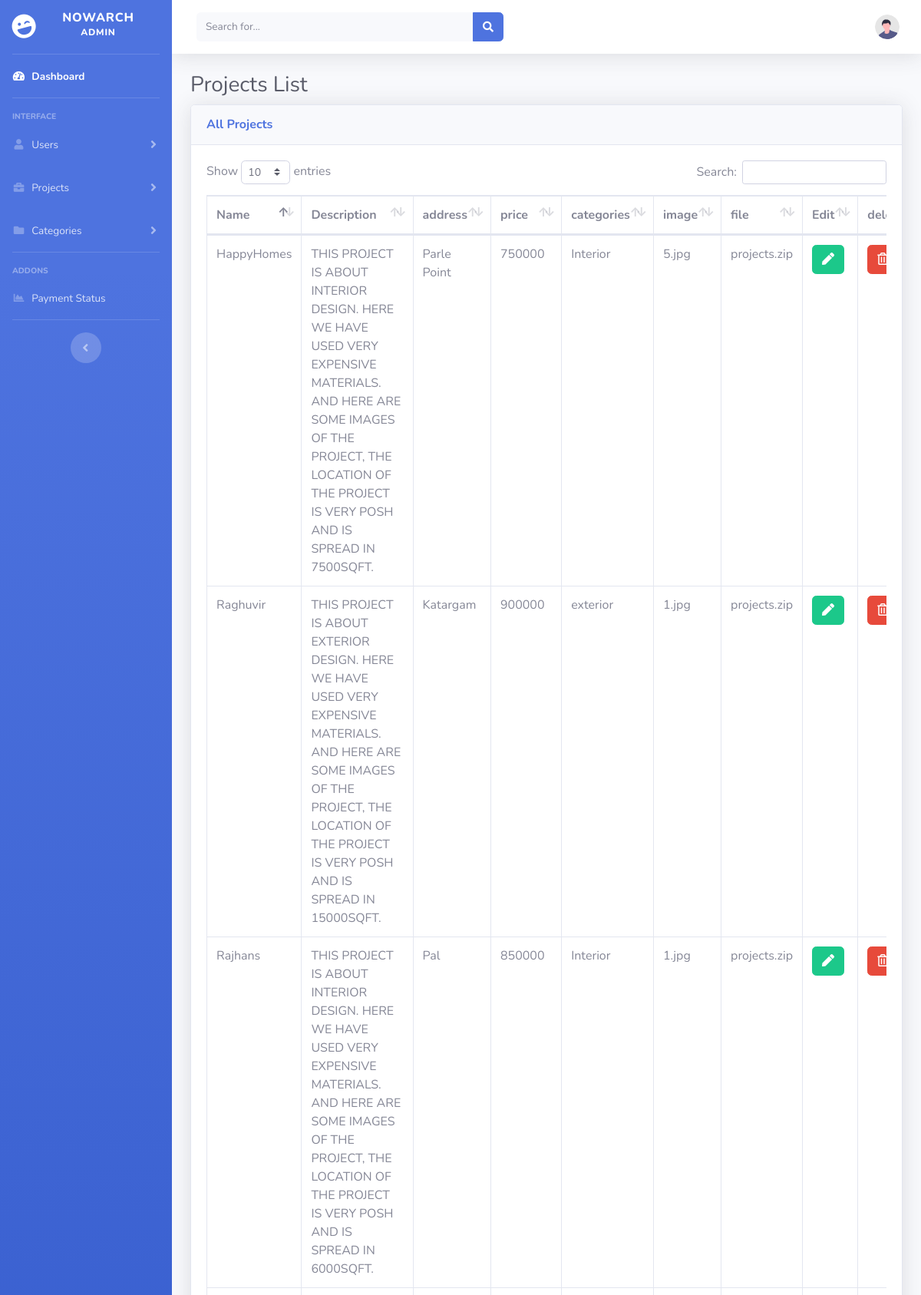
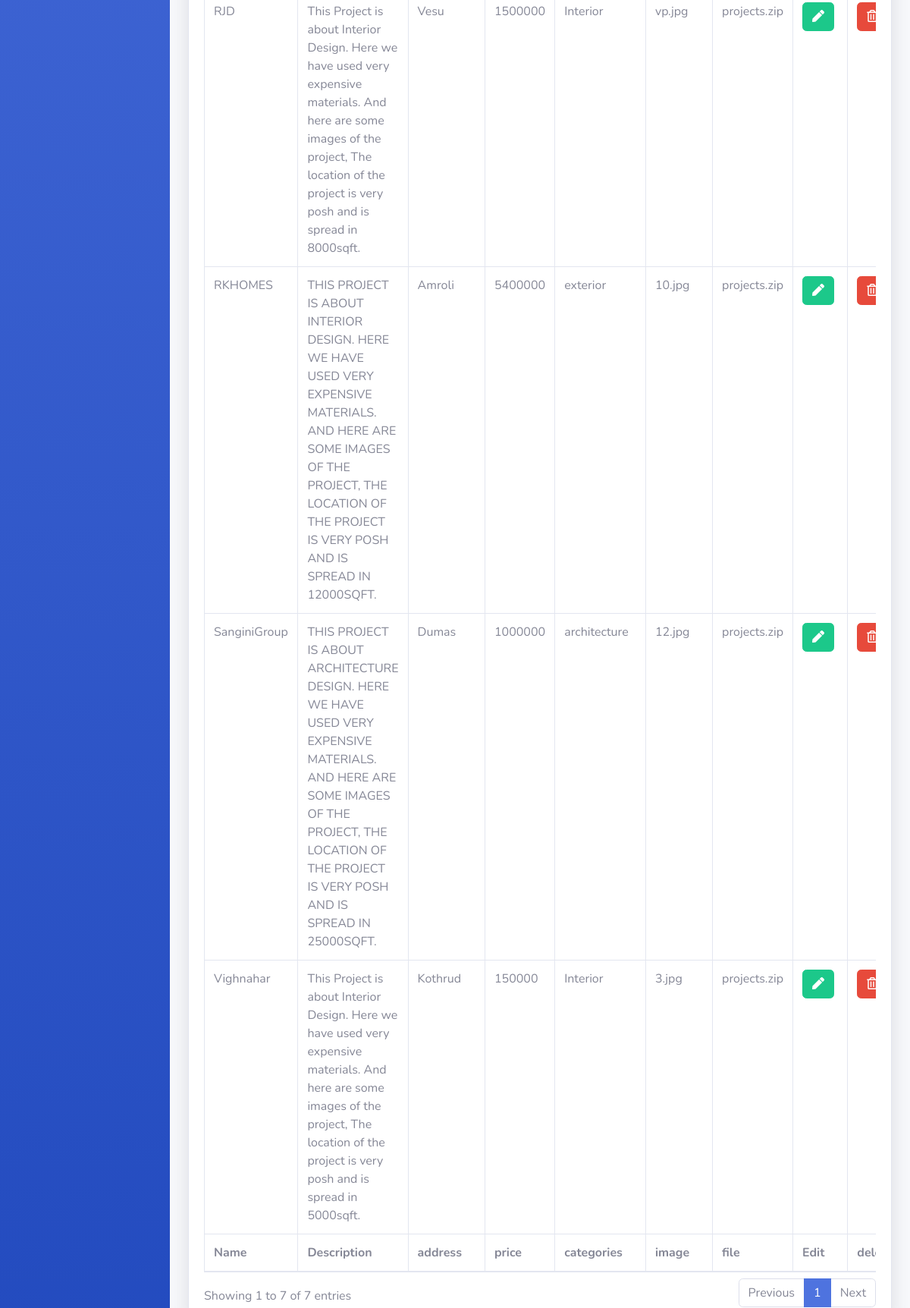
The app's page /admin/projects.php (upper part) with its own data (2 pictures, top to bottom).
### tables this page shows
CREATE TABLE `project` (
  `pid` int(11) NOT NULL,
  `pname` varchar(150) NOT NULL,
  `des` varchar(500) NOT NULL,
  `address` varchar(100) NOT NULL,
  `img` varchar(255) NOT NULL,
  `price` varchar(100) NOT NULL,
  `cid` int(11) NOT NULL,
  `file` varchar(1000) NOT NULL
);

CREATE TABLE `categories` (
  `cid` int(11) NOT NULL,
  `cname` varchar(50) NOT NULL
);

### admin/projects.php (the view, shortened to what this page needs)
<?php
    include('includes/header.php');
    include('includes/navbar.php');
	include('includes/menu.php');
    $connection = mysqli_connect("localhost","root","","arch");
	$query = "SELECT * FROM project p";
	$query_run = mysqli_query($connection,$query);
?>
<div class="container-fluid">
<h1 class="h3 mb-2 text-gray-800">Projects List</h1>
<div class="card shadow mb-4">
    <div class="card-header py-3">
        <h6 class="m-0 font-weight-bold text-primary">All Projects</h6>
    </div>
    <div class="card-body">
        <div class="table-responsive">
            <table class="table table-bordered" id="dataTable" width="100%" cellspacing="0">
                <thead>
                    <tr>
                        <th>Name</th>
                        <th>Description</th>
                        <th>address</th>
                        <th>price</th>
                        <th>categories</th>
                        <th>image</th>
                        <th>file</th>
                        <th>Edit</th>
                        <th>delete</th>
                    </tr>
                </thead>
                <tfoot>
                    <tr>
                        <th>Name</th>
                        <th>Description</th>
                        <th>address</th>
                        <th>price</th>
                        <th>categories</th>
                        <th>image</th>
                        <th>file</th>
                        <th>Edit</th>
                        <th>delete</th>
                    </tr>
                </tfoot>
                <tbody>
                <?php
				if(mysqli_num_rows($query_run)>0)
				{
					while($row = mysqli_fetch_assoc($query_run))
					{
                        $q = "SELECT * FROM project p, categories c where c.cid=p.cid and p.pid=".$row['pid'];
	                    $qrun = mysqli_query($connection,$q);
                        $r = mysqli_fetch_assoc($qrun)
						?>
							<tr>
							<td><?php echo $row ['pname'] ?> </td>
    						<td><?php echo $row ['des'] ?> </td>
							<td><?php echo $row ['address'] ?> </td>
                            <td><?php echo $row ['price'] ?> </td>
                            <td><?php echo $r ['cname'] ?> </td>
    						<td><?php echo $row ['img'] ?> </td>
							<td><?php echo $row ['file'] ?> </td>
                            <td>
								<form action="editproject.php" method="POST">
								<button  type="submit" name="edit_btn" class="btn btn-success">
								<i class="fa fa-pen"> </i></button>
								</form>
							</td>
							<td>
								<form action="deleteproject.php"method="post">
								<button type="submit" name="delete_btn" class="btn btn-danger">
								<i class="far fa-trash-alt"> </i></button>
								</form>
							</td>
                            </tr>
                        <?php
                    }
                }
                ?>
                </tbody>
            </table>
        </div>
    </div>
</div>
</div>
</div>
<?php
    include('includes/scripts.php');
?>

### records on screen
project: pname "Vighnahar", des "This Project is about Interior Design. Here we have used very expensive materials. And here are some images of the project, The location of the project is very posh and is spread in 5000sqft.", address "Kothrud", price "150000", cid.cname "Interior", img "3.jpg", file "projects.zip"
project: pname "RJD", des "This Project is about Interior Design. Here we have used very expensive materials. And here are some images of the project, The location of the project is very posh and is spread in 8000sqft.", address "Vesu", price "1500000", cid.cname "Interior", img "vp.jpg", file "projects.zip"
project: pname "HappyHomes", des "THIS PROJECT IS ABOUT INTERIOR DESIGN. HERE WE HAVE USED VERY EXPENSIVE MATERIALS. AND HERE ARE SOME IMAGES OF THE PROJECT, THE LOCATION OF THE PROJECT IS VERY POSH AND IS SPREAD IN 7500SQFT.", address "Parle Point", price "750000", cid.cname "Interior", img "5.jpg", file "projects.zip"
project: pname "Rajhans", des "THIS PROJECT IS ABOUT INTERIOR DESIGN. HERE WE HAVE USED VERY EXPENSIVE MATERIALS. AND HERE ARE SOME IMAGES OF THE PROJECT, THE LOCATION OF THE PROJECT IS VERY POSH AND IS SPREAD IN 6000SQFT.", address "Pal", price "850000", cid.cname "Interior", img "1.jpg", file "projects.zip"
project: pname "RKHOMES", des "THIS PROJECT IS ABOUT INTERIOR DESIGN. HERE WE HAVE USED VERY EXPENSIVE MATERIALS. AND HERE ARE SOME IMAGES OF THE PROJECT, THE LOCATION OF THE PROJECT IS VERY POSH AND IS SPREAD IN 12000SQFT.", address "Amroli", price "5400000", cid.cname "exterior", img "10.jpg", file "projects.zip"
project: pname "Raghuvir", des "THIS PROJECT IS ABOUT EXTERIOR DESIGN. HERE WE HAVE USED VERY EXPENSIVE MATERIALS. AND HERE ARE SOME IMAGES OF THE PROJECT, THE LOCATION OF THE PROJECT IS VERY POSH AND IS SPREAD IN 15000SQFT.", address "Katargam", price "900000", cid.cname "exterior", img "1.jpg", file "projects.zip"
project: pname "SanginiGroup", des "THIS PROJECT IS ABOUT ARCHITECTURE DESIGN. HERE WE HAVE USED VERY EXPENSIVE MATERIALS. AND HERE ARE SOME IMAGES OF THE PROJECT, THE LOCATION OF THE PROJECT IS VERY POSH AND IS SPREAD IN 25000SQFT.", address "Dumas", price "1000000", cid.cname "architecture", img "12.jpg", file "projects.zip"
